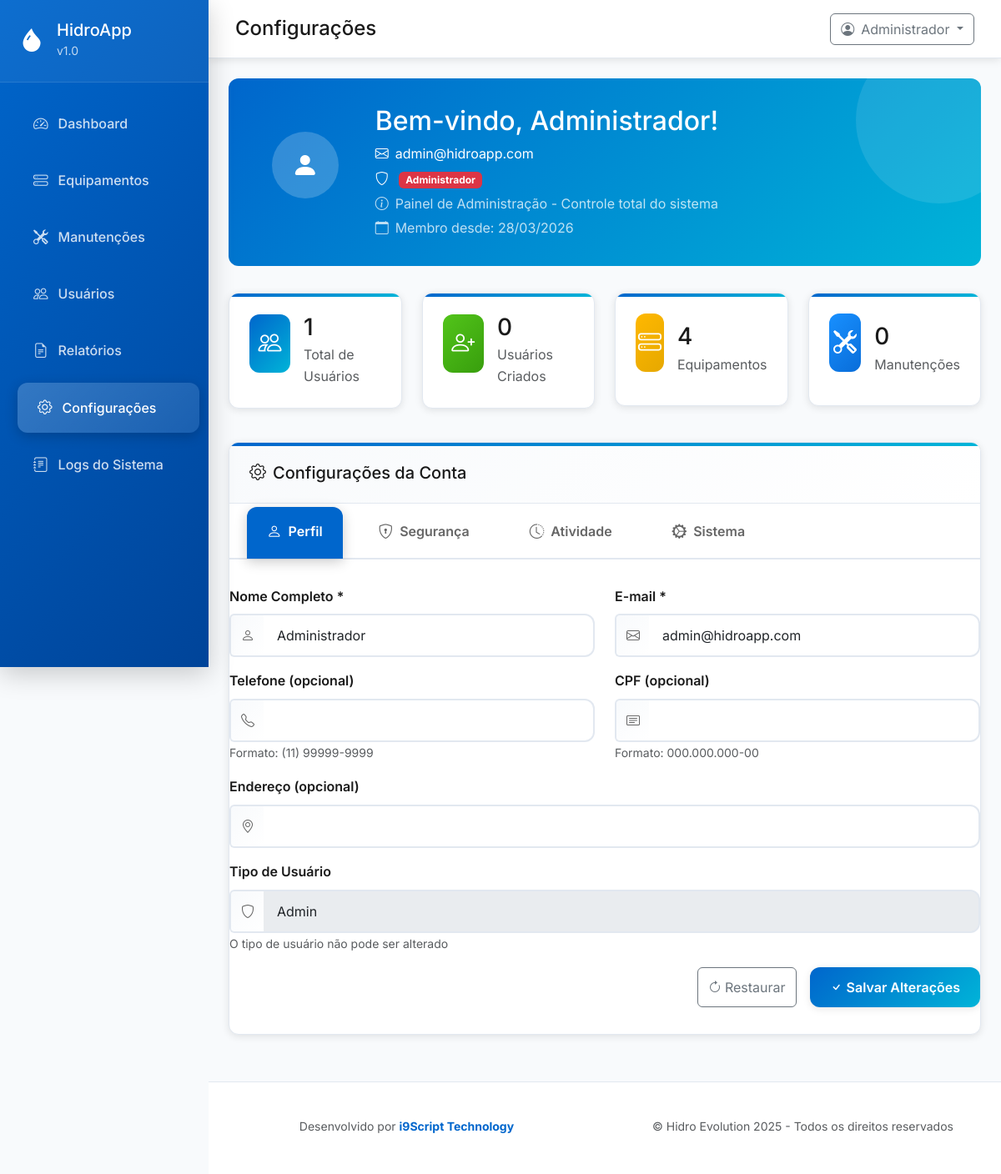
/configuracoes.php (signed in), run on the app's committed database.
### tables this page shows
CREATE TABLE IF NOT EXISTS `usuarios` (
  `id` int(11) NOT NULL AUTO_INCREMENT,
  `nome` varchar(100) NOT NULL,
  `email` varchar(100) NOT NULL,
  `senha` varchar(255) NOT NULL,
  `tipo` enum('admin','tecnico','usuario') DEFAULT 'usuario',
  `ativo` tinyint(1) DEFAULT 1,
  `created_at` timestamp NULL DEFAULT CURRENT_TIMESTAMP,
  `updated_at` timestamp NULL DEFAULT CURRENT_TIMESTAMP ON UPDATE CURRENT_TIMESTAMP,
  `deleted_at` timestamp NULL DEFAULT NULL,
  `telefone` varchar(11) DEFAULT NULL,
  `cpf` varchar(11) DEFAULT NULL,
  `endereco` varchar(300) DEFAULT NULL,
  `observacoes` text DEFAULT NULL,
  `created_by` int(11) DEFAULT NULL,
  `last_login` datetime DEFAULT NULL,
  `last_logout` datetime DEFAULT NULL,
  PRIMARY KEY (`id`),
  UNIQUE KEY `email` (`email`),
  KEY `idx_tipo` (`tipo`),
  KEY `idx_ativo` (`ativo`),
  KEY `idx_deleted_at` (`deleted_at`),
  KEY `idx_telefone` (`telefone`),
  KEY `idx_cpf` (`cpf`),
  KEY `idx_created_by` (`created_by`)
);

### configuracoes.php (the view, shortened to what the rows shown need)
<?php
require_once 'db.php';
require_once 'user_permissions.php';
try {
    $user = Database::fetch(
        "SELECT * FROM usuarios WHERE id = ?",
        [$_SESSION['user_id']]
    );
} catch (Exception $e) {
    $error = 'Erro ao carregar dados do usuário.';
    logMessage('Erro ao carregar usuário: ' . $e->getMessage(), 'ERROR');
}
$welcome_info = UserPermissions::getWelcomeMessage($_SESSION['user_type'], $_SESSION['user_name']);
?>
<!DOCTYPE html>
<html lang="pt-BR">
<head>
    <link href="https://cdn.jsdelivr.net/npm/bootstrap@5.3.0/dist/css/bootstrap.min.css" rel="stylesheet">
    <link href="https://cdn.jsdelivr.net/npm/bootstrap-icons@1.10.0/font/bootstrap-icons.css" rel="stylesheet">
</head>
<body>
    <main class="main-content">
        <div class="content-area">
            <div class="user-info fade-in">
                <div class="row align-items-center">
                    <div class="col-md-10">
                        <h2 class="mb-2"><?= htmlspecialchars($welcome_info['title']) ?></h2>
                        <p class="mb-1 opacity-90">
                            <i class="bi bi-envelope me-2"></i><?= htmlspecialchars($user['email']) ?>
                        </p>
                        <p class="mb-1 opacity-90">
                            <i class="bi bi-shield me-2"></i>
                            <span class="<?= $welcome_info['badge_class'] ?> px-2 py-1 rounded">
                            </span>
                        </p>
                        <p class="mb-1 opacity-75">
                            <i class="bi bi-info-circle me-2"></i><?= $welcome_info['subtitle'] ?>
                        </p>
                        <p class="mb-0 opacity-75">
                            <i class="bi bi-calendar me-2"></i>Membro desde: <?= date('d/m/Y', strtotime($user['created_at'])) ?>
                        </p>
                    </div>
                </div>
            </div>
            <div class="config-card fade-in">
                <div class="card-body">
                    <div class="tab-content" id="configTabContent">
                        <div class="tab-pane fade show active" id="profile" role="tabpanel">
                            <form method="POST" id="profileForm" novalidate>
                                <div class="row">
                                    <div class="col-md-6">
                                        <div class="mb-3">
                                            <div class="input-group">
                                                <span class="input-group-text"><i class="bi bi-person"></i></span>
                                                <input type="text" class="form-control" name="nome" id="nome"
                                                       value="<?= htmlspecialchars($user['nome']) ?>"
                                                       required maxlength="100">
                                            </div>
                                        </div>
                                    </div>
                                    <div class="col-md-6">
                                        <div class="mb-3">
                                            <div class="input-group">
                                                <span class="input-group-text"><i class="bi bi-envelope"></i></span>
                                                <input type="email" class="form-control" name="email" id="email"
                                                       value="<?= htmlspecialchars($user['email']) ?>" required>
                                            </div>
                                        </div>
                                    </div>
                                </div>
                                <div class="row">
                                    <div class="col-md-6">
                                        <div class="mb-3">
                                            <div class="input-group">
                                                <span class="input-group-text"><i class="bi bi-telephone"></i></span>
                                                <input type="tel" class="form-control" name="telefone" id="telefone"
                                                       value="<?= $user['telefone'] ? formatPhone($user['telefone']) : '' ?>"
                                                       maxlength="15">
                                            </div>
                                        </div>
                                    </div>
                                    <div class="col-md-6">
                                        <div class="mb-3">
                                            <div class="input-group">
                                                <span class="input-group-text"><i class="bi bi-card-text"></i></span>
                                                <input type="text" class="form-control" name="cpf" id="cpf"
                                                       value="<?= $user['cpf'] ? formatCPF($user['cpf']) : '' ?>"
                                                       maxlength="14">
                                            </div>
                                        </div>
                                    </div>
                                </div>
                                <div class="mb-3">
                                    <div class="input-group">
                                        <span class="input-group-text"><i class="bi bi-shield"></i></span>
                                        <input type="text" class="form-control"
                                               value="<?= ucfirst($user['tipo']) ?>" disabled>
                                    </div>
                                </div>
                            </form>
                        </div>
                    </div>
                </div>
            </div>
        </div>
    </main>
</body>
</html>

### data on the page
usuarios: email "admin@hidroapp.com", created_at "28/03/2026", nome "Administrador", tipo "Admin"

### other printed values
$item['title'] "Dashboard"
$item['title'] "Equipamentos"
$item['title'] "Manutenções"
$item['title'] "Usuários"
$item['title'] "Relatórios"
$item['title'] "Configurações"
$item['title'] "Logs do Sistema"
$_SESSION['user_name'] "Administrador"
$welcome_info['title'] "Bem-vindo, Administrador!"
$welcome_info['user_type_display'] "Administrador"
$welcome_info['subtitle'] "Painel de Administração - Controle total do sistema"
$user_stats['total_users'] "1"
$user_stats['users_created_by_me'] "0"
$user_stats['total_equipments'] "4"
$user_stats['total_maintenances'] "0"
